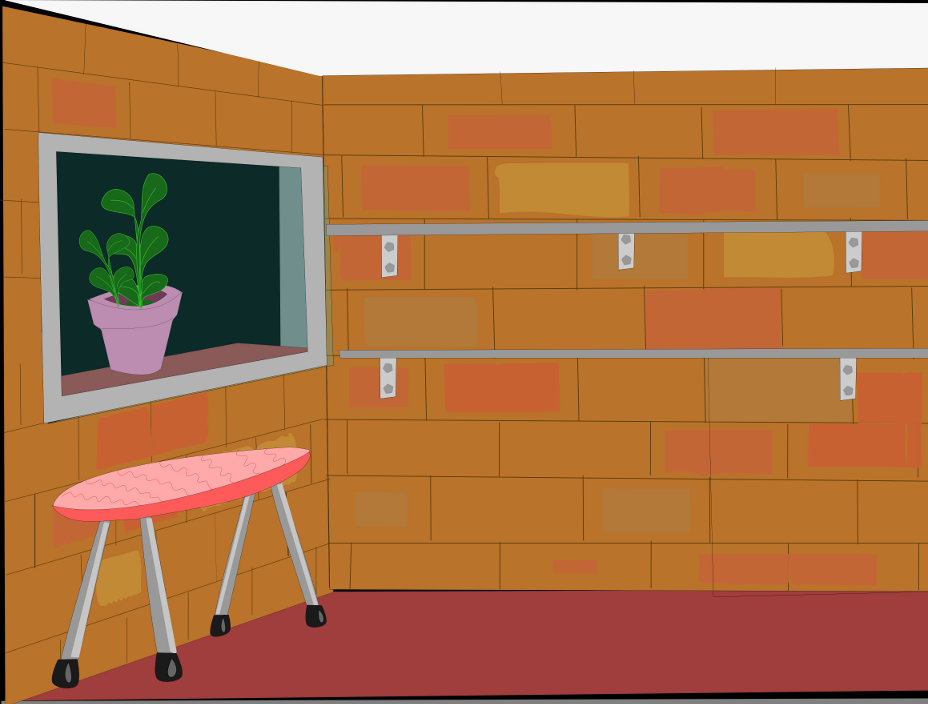

Rendered tile map (Tiled .tmx) drawn with the repository's tilesets; below, a short description and the map source with its tile grids summarised:
An orthogonal 29x22 tile map with 32x32 px tiles, 1 tile layer (background_e04) and 2 objects (lavadora, secadora).

<map version="1.0" orientation="orthogonal" width="29" height="22" tilewidth="32" tileheight="32">
 <tileset firstgid="1" name="background_e04" tilewidth="32" tileheight="32">
  <image source="img/background_e04.png" width="940" height="706" />
 </tileset>
 <layer name="background_e04" width="29" height="22">
  <data>[638 cells, 638 non-empty, 638 distinct tile ids]</data>
 </layer>
 <objectgroup name="lavadora" width="29" height="22">
  <object name="lavadora" x="726" y="420" width="157" height="180">
   <properties>
    <property name="image" value="lavadora" />
    <property name="spriteheight" value="216" />
    <property name="spritewidth" value="135" />
   </properties>
  </object>
 </objectgroup>
 <objectgroup name="secadora" width="29" height="22">
  <object name="secadora" x="492" y="422" width="143" height="174">
   <properties>
    <property name="image" value="secadora" />
    <property name="spriteheight" value="216" />
    <property name="spritewidth" value="202" />
   </properties>
  </object>
 </objectgroup>
</map>